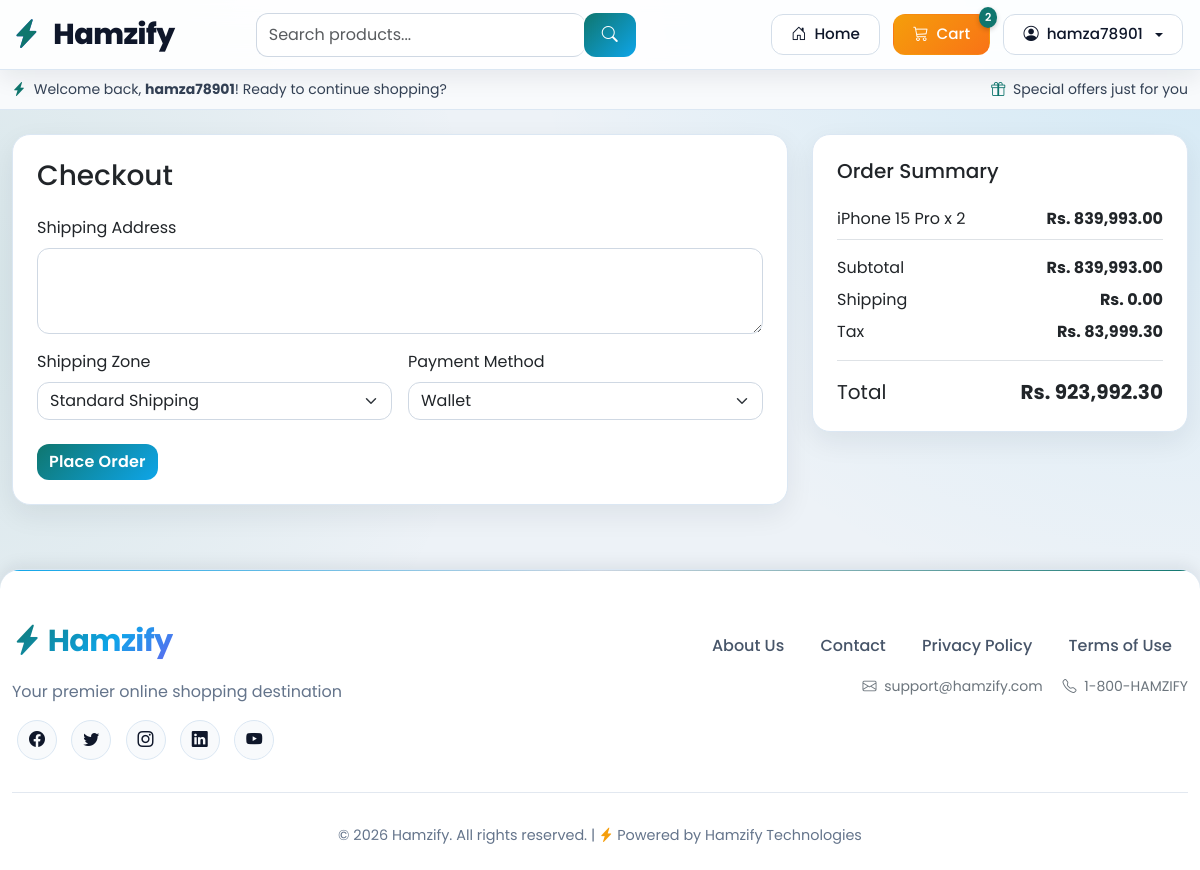
Page /checkout/ (signed in) on the committed database.
### cart/models.py (models this page shows)
class CartItem(models.Model):
    cart = models.ForeignKey(Cart, on_delete=models.CASCADE)
    product = models.ForeignKey(Product, on_delete=models.CASCADE)
    quantity = models.IntegerField(default=1)
    def total_price(self):
        unit_price = self.product.discounted_price or self.product.price
        return unit_price * self.quantity

### store/models.py (models this page shows, shortened)
class Product(models.Model):
    category = models.ForeignKey(Category, on_delete=models.CASCADE, related_name='products')
    name = models.CharField(max_length=200)
    slug = models.SlugField(unique=True)
    description = models.TextField()
    short_description = models.CharField(max_length=255, blank=True)
    sku = models.CharField(max_length=80, blank=True, unique=True, null=True)
    seo_title = models.CharField(max_length=120, blank=True)
    seo_description = models.CharField(max_length=255, blank=True)
    seo_keywords = models.CharField(max_length=255, blank=True)
    price = models.DecimalField(max_digits=10, decimal_places=2)
    discounted_price = models.DecimalField(max_digits=10, decimal_places=2, blank=True, null=True)
    image = models.ImageField(upload_to='products/')
    stock_quantity = models.IntegerField(default=0)
    is_active = models.BooleanField(default=True)
    is_featured = models.BooleanField(default=False)
    is_new = models.BooleanField(default=False)
    view_count = models.PositiveIntegerField(default=0)
    created_at = models.DateTimeField(auto_now_add=True)
    updated_at = models.DateTimeField(auto_now=True)
    @property
    def effective_price(self):
        return self.discounted_price or self.price

### orders/views.py (the view, shortened to what this page needs)
# urls.py: path('checkout/', order_views.checkout, name='checkout'),
def checkout(request):
    items = _cart_items_for_request(request)
    if not items:
        messages.error(request, 'Your cart is empty.')
        return redirect('view_cart')
    subtotal, shipping, tax, discount, total = _calculate_totals(items, request)
    zones = ShippingZone.objects.filter(is_active=True)
    return render(request, 'orders/checkout.html', {
        'items': items,
        'subtotal': subtotal,
        'shipping': shipping,
        'tax': tax,
        'discount': discount,
        'total': total,
        'zones': zones,
    })

### orders/views.py (called while the page is built, shortened)
def _cart_items_for_request(request):
    if request.user.is_authenticated:
        cart = Cart.objects.filter(user=request.user).first()
        return list(CartItem.objects.filter(cart=cart).select_related('product')) if cart else []

def _item_product(item):
    return item.product if hasattr(item, 'product') else item['product']

def _item_quantity(item):
    return item.quantity if hasattr(item, 'quantity') else item['quantity']

### templates/orders/checkout.html (shortened to what this page needs)
{% extends 'base.html' %}
{% load humanize %}
{% block content %}
<div class="row g-4">
    <div class="col-lg-8">
        <div class="card p-4">
            <h1 class="h3 mb-4">Checkout</h1>
            <form method="post">
                <div class="mb-3">
                    <label class="form-label">Shipping Address</label>
                    <textarea class="form-control" name="shipping_address" rows="3" required></textarea>
                </div>
                <div class="row g-3">
                    <div class="col-md-6">
                        <label class="form-label">Shipping Zone</label>
                        <select class="form-select" name="shipping_zone">
                            {% for zone in zones %}
                            <option value="{{ zone.name }}">{{ zone.name }} - Rs. {{ zone.base_rate|floatformat:2|intcomma }}</option>
                            {% empty %}
                            <option value="Standard">Standard Shipping</option>
                            {% endfor %}
                        </select>
                    </div>
                    <div class="col-md-6">
                        <label class="form-label">Payment Method</label>
                        <select class="form-select" name="payment_method">
                            {% if user.is_authenticated %}
                            <option value="wallet">Wallet</option>
                            {% endif %}
                        </select>
                    </div>
                </div>
                <button class="btn btn-primary mt-4" type="submit">Place Order</button>
            </form>
        </div>
    </div>
    <div class="col-lg-4">
        <div class="card p-4">
            <h2 class="h5 mb-3">Order Summary</h2>
            {% for item in items %}
            <div class="d-flex justify-content-between border-bottom py-2">
                <span>{{ item.product.name }} x {{ item.quantity }}</span>
                <strong>Rs. {{ item.total_price|floatformat:2|intcomma }}</strong>
            </div>
            {% endfor %}
            <div class="d-flex justify-content-between mt-3"><span>Subtotal</span><strong>Rs. {{ subtotal|floatformat:2|intcomma }}</strong></div>
            <div class="d-flex justify-content-between mt-2"><span>Shipping</span><strong>Rs. {{ shipping|floatformat:2|intcomma }}</strong></div>
            <div class="d-flex justify-content-between mt-2"><span>Tax</span><strong>Rs. {{ tax|floatformat:2|intcomma }}</strong></div>
            <div class="d-flex justify-content-between border-top mt-3 pt-3 fs-5"><span>Total</span><strong>Rs. {{ total|floatformat:2|intcomma }}</strong></div>
        </div>
    </div>
</div>
{% endblock %}

### templates/base.html (shortened to what this page needs)
<!DOCTYPE html>
<html lang="en">
<head>
    <link href="https://cdn.jsdelivr.net/npm/bootstrap@5.3.2/dist/css/bootstrap.min.css" rel="stylesheet">
    <link rel="stylesheet" href="https://cdn.jsdelivr.net/npm/bootstrap-icons@1.11.3/font/bootstrap-icons.min.css">
</head>
<body>
{% if request.resolver_match.url_name != 'landing' and request.path|slice:":10" != '/accounts/' %}
{% if user.is_authenticated %}
<nav class="navbar navbar-expand-lg site-navbar sticky-top">
    <div class="container">
        <a class="navbar-brand" href="/store/">
            <i class="bi bi-lightning-charge-fill"></i>
            Hamzify
        </a>
        <div class="collapse navbar-collapse" id="navbarNav">
            <form class="d-flex mx-auto" action="/search/" method="GET" style="width: 380px;">
                <div class="input-group">
                    <input type="text" name="q" class="form-control site-search-input" placeholder="Search products..."
                           value="{{ request.GET.q }}">
                    <button class="btn site-search-btn" type="submit">
                        <i class="bi bi-search"></i>
                    </button>
                </div>
            </form>
            <div class="navbar-nav ms-auto">
                <div class="d-flex align-items-center">
                    <a href="/store/" class="nav-btn nav-btn-outline me-2">
                        <i class="bi bi-house-door"></i>
                        <span class="d-none d-md-inline">Home</span>
                    </a>
                    <a href="/cart/" class="nav-btn nav-btn-warning me-2 position-relative">
                        <i class="bi bi-cart3"></i>
                        <span class="d-none d-md-inline">Cart</span>
                        <span class="cart-badge" id="cart-counter">0</span>
                    </a>
                    <div class="dropdown">
                        <button class="nav-btn nav-btn-outline dropdown-toggle" type="button"
                                data-bs-toggle="dropdown">
                            <i class="bi bi-person-circle"></i>
                            <span>{{ user.username|truncatechars:10 }}</span>
                        </button>
                    </div>
                </div>
            </div>
        </div>
    </div>
</nav>
<div class="welcome-banner">
    <div class="container">
        <div class="row align-items-center">
            <div class="col-md-6">
                <small>
                    <i class="bi bi-lightning-charge-fill me-1" style="color: #0f766e;"></i>
                    Welcome back, <strong>{{ user.username }}</strong>! Ready to continue shopping?
                </small>
            </div>
            <div class="col-md-6 text-md-end">
                <small>
                    <i class="bi bi-gift me-1" style="color: #0f766e;"></i>
                    Special offers just for you
                </small>
            </div>
        </div>
    </div>
</div>
{% endif %}
{% endif %}
{% if request.resolver_match.url_name == 'landing' %}
<div class="main-content">
{% else %}
<div class="container mt-4 main-content">
{% endif %}
    {% block content %}
    {% endblock %}
</div>
<footer class="footer">
    <div class="container">
        <div class="row">
            <div class="col-md-4 text-center text-md-start">
                <div class="footer-brand">
                    <i class="bi bi-lightning-charge-fill"></i>
                    Hamzify
                </div>
                <p class="text-secondary">Your premier online shopping destination</p>
                <div class="social-links">
                    <a href="#"><i class="bi bi-facebook"></i></a>
                    <a href="#"><i class="bi bi-twitter"></i></a>
                    <a href="#"><i class="bi bi-instagram"></i></a>
                    <a href="#"><i class="bi bi-linkedin"></i></a>
                    <a href="#"><i class="bi bi-youtube"></i></a>
                </div>
            </div>
            <div class="col-md-8">
                <ul class="footer-links text-center text-md-end">
                    <li><a href="/about/">About Us</a></li>
                    <li><a href="/contact/">Contact</a></li>
                    <li><a href="/privacy/">Privacy Policy</a></li>
                    <li><a href="/terms/">Terms of Use</a></li>
                </ul>
                <div class="text-center text-md-end mt-3">
                    <small class="text-secondary">
                        <i class="bi bi-envelope me-1"></i> support@hamzify.com
                    </small>
                    <small class="text-secondary ms-3">
                        <i class="bi bi-telephone me-1"></i> 1-800-HAMZIFY
                    </small>
                </div>
            </div>
        </div>
        <div class="copyright text-center">
            <p class="mb-0">
                &copy; {% now "Y" %} Hamzify. All rights reserved. |
                <i class="bi bi-lightning-charge-fill" style="color: #f59e0b;"></i>
                Powered by Hamzify Technologies
            </p>
        </div>
    </div>
</footer>
<div class="toast-container position-fixed bottom-0 end-0 p-3">
</div>
</body>
</html>

### rows in the picture
CartItem: product.name "iPhone 15 Pro", quantity "2", total_price "839,993.00"

### other values in the picture
{{ user.username|truncatechars:10 }} "hamza78901"
{{ user.username }} "hamza78901"
{{ subtotal|floatformat:2|intcomma }} "839,993.00"
{{ shipping|floatformat:2|intcomma }} "0.00"
{{ tax|floatformat:2|intcomma }} "83,999.30"
{{ total|floatformat:2|intcomma }} "923,992.30"
